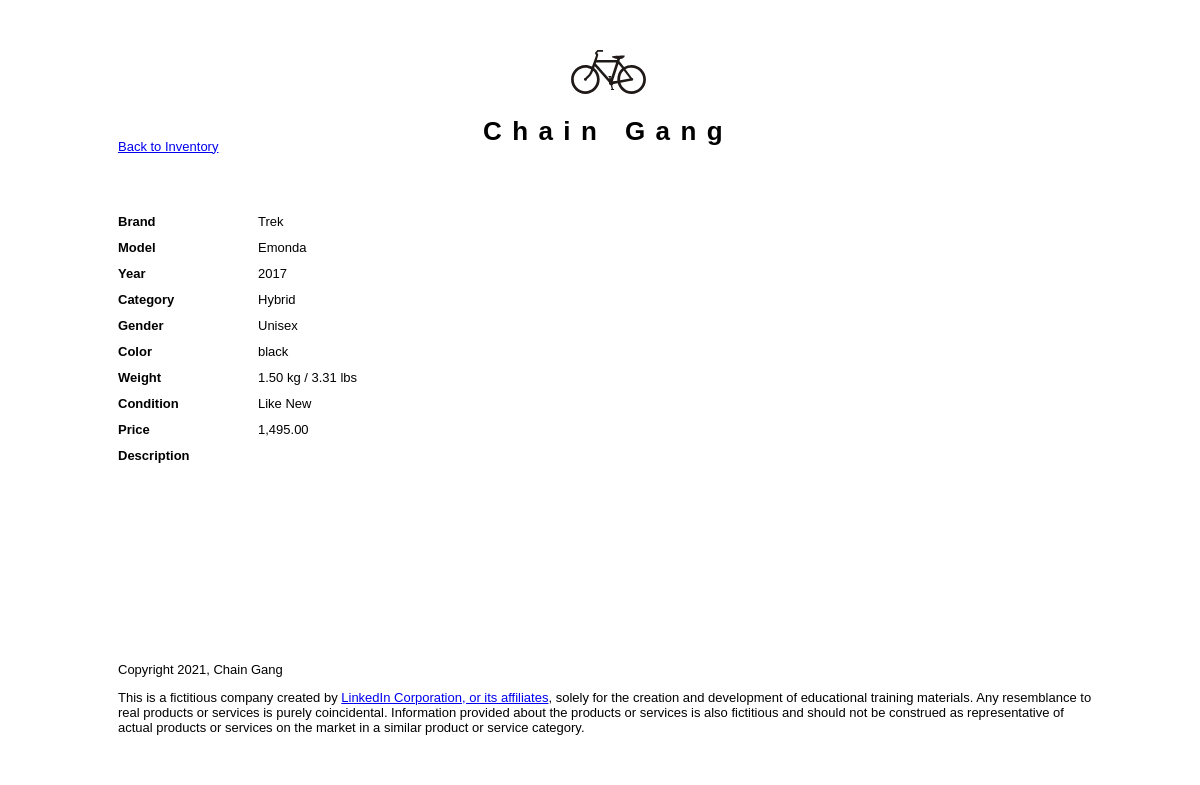
Screenshot of /detail.php?id=1 with the database file from the repository.
### tables this page shows
CREATE TABLE `bicycles` (
  `id` int(11) NOT NULL AUTO_INCREMENT,
  `brand` varchar(255) NOT NULL,
  `model` varchar(255) NOT NULL,
  `year` int(4) NOT NULL,
  `category` varchar(255) NOT NULL,
  `gender` varchar(255) NOT NULL,
  `color` varchar(255) NOT NULL,
  `price` decimal(9,2) NOT NULL,
  `weight_kg` decimal(9,5) NOT NULL,
  `condition_id` tinyint(3) NOT NULL,
  `description` text NOT NULL,
  PRIMARY KEY (`id`)
);

### private/classes/databaseobject.class.php (called while the page is built, shortened)
<?php
class DatabaseObject {
  static protected $database;
  static protected $table_name = "";
  static public function set_database($database) {
    self::$database = $database;
  }
  static public function find_by_sql($sql) {
    $result = self::$database->query($sql);
    $object_array = [];
    while($record = $result->fetch_assoc()) {
      $object_array[] = static::instantiate($record);
    }
    return $object_array;
  }
  static public function find_by_id($id) {
    $sql = "SELECT * FROM " . static::$table_name . " ";
    $sql .= "WHERE id='" . self::$database->escape_string($id) . "'";
    $obj_array = static::find_by_sql($sql);
    if(!empty($obj_array)) {
      return array_shift($obj_array);
    } else {
      return false;
    }
  }
  static protected function instantiate($record) {
    $object = new static;
    foreach($record as $property => $value) {
      if(property_exists($object, $property)) {
        $object->$property = $value;
      }
    }
    return $object;
  }
}
?>

### private/functions.php (called while the page is built, shortened)
<?php
function h($string="") {
  return htmlspecialchars($string);
}
?>

### private/classes/bicycle.class.php (called while the page is built, shortened)
<?php
class Bicycle extends DatabaseObject {
  public $weight_kg;
  public $condition_id;
  public function __construct($args=[]) {
    $this->weight_kg = $args['weight_kg'] ?? 0.0;
    $this->condition_id = $args['condition_id'] ?? 3;
  }
  public function weight_kg() {
    return number_format($this->weight_kg, 2) . ' kg';
  }
  public function weight_lbs() {
    $weight_lbs = floatval($this->weight_kg) * 2.2046226218;
    return number_format($weight_lbs, 2) . ' lbs';
  }
  public function condition() {
    if($this->condition_id > 0) {
      return self::CONDITION_OPTIONS[$this->condition_id];
    } else {
      return "Unknown";
    }
  }
}
?>

### public/detail.php (the view, shortened to what this page needs)
<?php
  $id = $_GET['id'] ?? false;
  $bike = Bicycle::find_by_id($id);
?>
<?php include(SHARED_PATH . '/public_header.php'); ?>
<div id="main">
  <a href="bicycles.php">Back to Inventory</a>
  <div id="page">
    <div class="detail">
      <dl>
        <dt>Brand</dt>
        <dd><?php echo h($bike->brand); ?></dd>
      </dl>
      <dl>
        <dt>Model</dt>
        <dd><?php echo h($bike->model); ?></dd>
      </dl>
      <dl>
        <dt>Year</dt>
        <dd><?php echo h($bike->year); ?></dd>
      </dl>
      <dl>
        <dt>Category</dt>
        <dd><?php echo h($bike->category); ?></dd>
      </dl>
      <dl>
        <dt>Gender</dt>
        <dd><?php echo h($bike->gender); ?></dd>
      </dl>
      <dl>
        <dt>Color</dt>
        <dd><?php echo h($bike->color); ?></dd>
      </dl>
      <dl>
        <dt>Weight</dt>
        <dd><?php echo h($bike->weight_kg()) . ' / ' . h($bike->weight_lbs()); ?></dd>
      </dl>
      <dl>
        <dt>Condition</dt>
        <dd><?php echo h($bike->condition()); ?></dd>
      </dl>
      <dl>
        <dt>Price</dt>
        <dd><?php echo h(money_format('$%i', $bike->price)); ?></dd>
      </dl>
      <dl>
        <dt>Description</dt>
      </dl>
    </div>
  </div>
</div>
<?php include(SHARED_PATH . '/public_footer.php'); ?>

### public/stylesheets/public.css (style rules this page uses)
html { height: 100%; width: 100%; }
body { width: 100%; height: 100%; border: 0; font: 13px/15px Verdana, Arial, Helvetica, sans-serif; background: #FFFFFF; }
#main { width: 980px; height: 500px; margin: 0 auto; padding: 0; }
div#page { margin: 60px auto; }
.detail dl { clear: both; height: 1em; margin-bottom: 1em; }
.detail dl dt { float: left; width: 100px; font-weight: bold; }
.detail dl dd { float: left; }

### rows the page displays
bicycles: brand "Trek", model "Emonda", year "2017", category "Hybrid", gender "Unisex", color "black", weight_kg "1.50 kg", weight_kg "3.31 lbs", condition "Like New", price "1,495.00"
